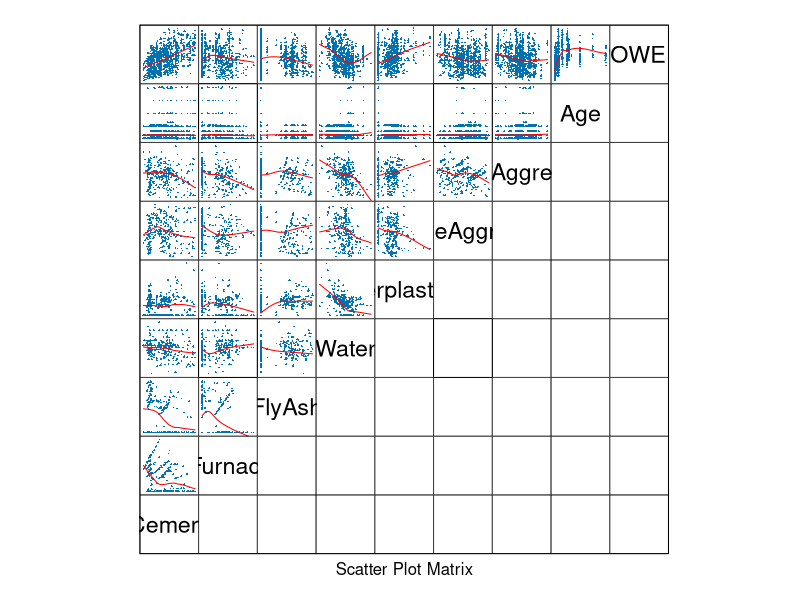
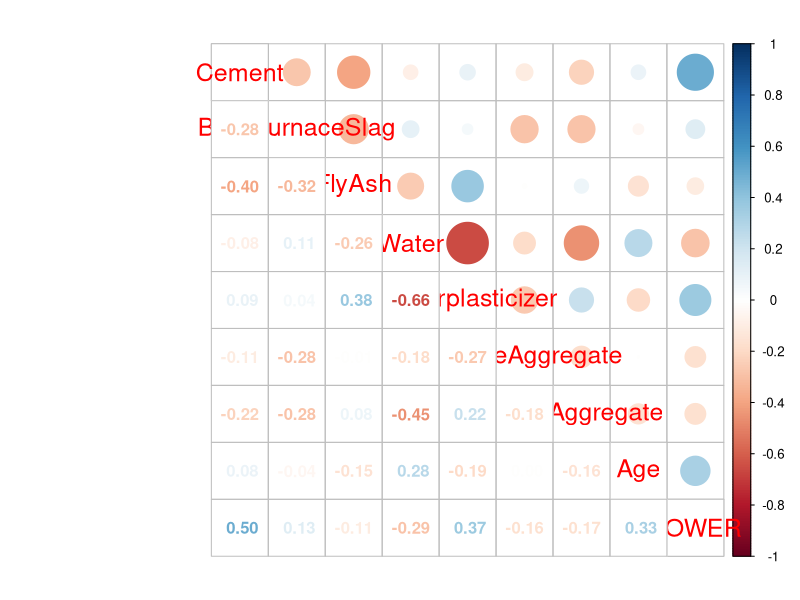

Here is the R script that generated these plots, in order:
## ---- chunk 1
library(knitr)
library(lattice)
library(MASS)
library(e1071)
library(corrplot)
library(latticeExtra)
## ---- chunk 2
data.concrete <- read.csv("data/concrete.csv", comment.char = '#')
names(data.concrete)[names(data.concrete) == 'ConcreteCompressiveStrength'] <- 'POWER'
summary(data.concrete)
## ---- chunk 3
splom(~data.concrete, data=data.concrete,
      upper.panel=function(x, y, ...) { panel.xyplot(x, y, ...); panel.loess(x, y, ..., col='red') },
      lower.panel=function(x, y, ...) { },
      pscale=0, varname.cex=1.4, par.settings=simpleTheme(pch=17, cex=0.2))
## ---- chunk 4
corrplot.mixed(cor(data.concrete), tl.cex=1.5)
